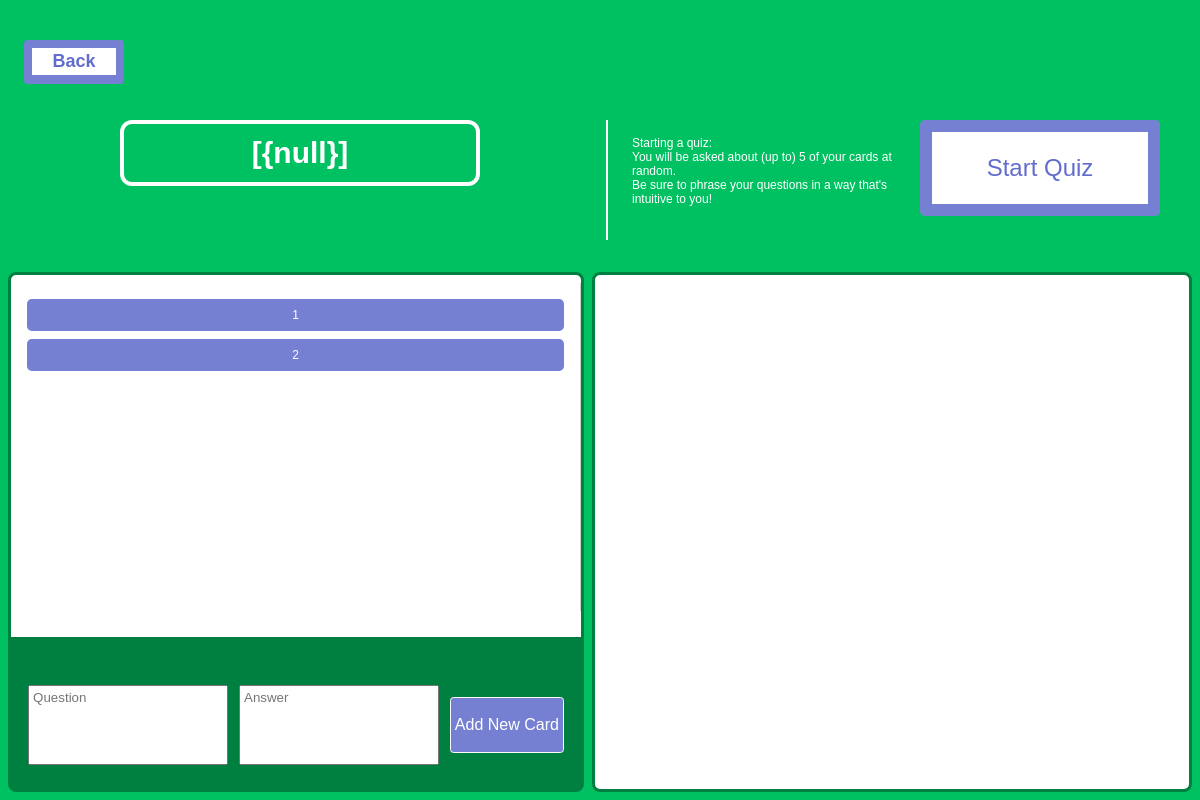
Screenshot of /deck/12 (signed in) with the database file from the repository.
### flashcards.py (models this page shows)
class Deck(db.Model):
    id = db.Column(db.Integer, primary_key=True)
    name = db.Column(db.String(50), nullable=False)
    user_id = db.Column(db.Integer, db.ForeignKey("user.id"), nullable=False)
    cards = db.relationship("Card", backref="deck", lazy=True)

class Card(db.Model):
    id = db.Column(db.Integer, primary_key=True)
    question = db.Column(db.Text, nullable=False)
    answer = db.Column(db.Text, nullable=False)
    deck_id = db.Column(db.Integer, db.ForeignKey("deck.id"), nullable=False)

### flashcards.py (the view)
@app.route("/deck/<int:deck_id>")
def view_deck(deck_id):
    deck = Deck.query.get(deck_id)
    if not deck:
        return redirect(url_for("index"))
    correct_user = User.query.get(deck.user_id)
    if session["user_id"] != correct_user.id:
        print(f"ID mismatch between session ID {session['user_id']} and true ID {correct_user.id}")
        return redirect(url_for("index"))
    print("Viewing Deck with ID", deck_id)
    deck = Deck.query.get_or_404(deck_id)
    cards = Card.query.filter_by(deck_id=deck_id).all()
    return render_template("deck.html", deck=deck, cards=cards)

### templates/deck.html (shortened to what this page needs)
<!DOCTYPE html>
<html>
    <head>
        <link rel="stylesheet" href="../static/styles-deck.css">
    </head>
    <body>
        <a class="back" href="{{  url_for('dashboard')  }}">Back</a>
        <div class="zone-1">
            <h2 class="deck-name" title="{{ deck.name}}">{{ deck.name }}</h2>
            <div class="note-container">
                <div class="note">Starting a quiz:<br>You will be asked about (up to) 5 of your cards at random.<br>Be sure to phrase your questions in a way that's intuitive to you!</div>
            </div>
            <a class="start-quiz" href= "{{ url_for('quiz', deck_id=deck.id)}}">
                Start Quiz
            </a>
        </div>
        <div class="zone-2">
            <div id="card-list">
                {% for card in cards %}
                    <button id="card-btn-{{ card.id }}" class="card" onclick="loadCard('{{ card.id }}', '{{ deck.id }}')" style="display: block; width: 100%; margin-bottom: 0.5rem;">
                        {{ card.question }}
                    </button>
                {% else %}
                    <div id="no-cards">No cards yet</div>
                {% endfor %}
            </div>
            <div class="new-card-zone">
                <form class="new-card-form" action="{{ url_for('add_card', deck_id=deck.id) }}" method="POST">
                    <textarea name="new_question" class="new-question" placeholder="Question" required></textarea>
                    <textarea name="new_answer" class="new-answer" placeholder="Answer" required></textarea>
                    <button class="add-card" type="submit">Add New Card</button>
                </form>
            </div>
        </div>
        <div class="zone-3">
        </div>
    </body>
</html>

### static/styles-deck.css (style rules this page uses)
* { box-sizing: border-box; padding: 0; margin: 0; }
body { width: 100vw; height: 100vh; font-family: sans-serif; overflow: hidden; }
.back { position: absolute; top: 5%; left: 2%; width: 100px; line-height: 1.5; color: #626ccc; background-color: white; border: 0.7cqw solid #7680d3; border-bottom-width: 0.75cqw; border-radius: 4px; text-align: center; font-size: 1.5cqw; font-weight: bold; text-decoration: none; z-index: 5; }
.zone-1 { display: flex; position: relative; width: 100%; height: 100vh; min-width: 100%; justify-content: center; align-items: center; background-color: #00c161; z-index: 1; }
.deck-name { display: block; position: absolute; top: 15vh; left: 10%; width: 30%; padding: 1% 2%; color: white; font-family: sans-serif; font-size: 2.5cqw; overflow: hidden; white-space: nowrap; text-overflow: ellipsis; text-align: center; border: 0.4cqw solid white; border-radius: 1cqw; z-index: 2; }
.note-container { display: flex; position: absolute; top: 15vh; left: 50.5%; width: 26%; height: 15vh; border-left: 0.2cqw solid white; }
.note { position: absolute; top: 2vh; left: 2vw; color: white; font-size: 1cqw; }
.start-quiz { display: flex; position: absolute; top: 15vh; right: 5vh; width: 20%; aspect-ratio: 2.5; border: 1cqw solid #7680d3; color: #626ccc; text-decoration: none; background-color: white; border-radius: 0.4cqw; font-family: sans-serif; font-size: 2cqw; font-weight: normal; align-items: center; justify-content: center; z-index: 2; }
.zone-2 { display: inline-block; position: absolute; vertical-align: top; bottom: 1vh; left: 1vh; width: 48%; height: 65vh; padding-top: 1vh; font-size: 0; background-color: white; border: 0.25cqw solid #008040; border-radius: 1vh; z-index: 2; }
#card-list { display: flex; flex-direction: column; position: absolute; width: 100%; height: 41vh; overflow-y: auto; border-right: 1px solid #ccc; padding: 1rem; padding-bottom: 0; }
.card { display: flex; min-height: 4vh; max-height: 4vh; padding: 1vh 2vh 1vh 2vh; color: white; font-size: 1cqw; background-color: #7680d3; border-width: 0; border-radius: 0.4cqw; overflow: hidden; white-space: nowrap; text-overflow: ellipsis; cursor: pointer; }
.new-card-zone { display: inline-flex; position: absolute; left: 0; bottom: 0; width: 100%; height: 19vh; background-color: #008040; }
.new-question { display: flex; position: absolute; bottom: 3vh; left: 3%; width: 35%; height: 10vh; padding: 0.5vh; font-family: sans-serif; resize: none; }
.new-answer { display: flex; position: absolute; bottom: 3vh; left: 40%; width: 35%; height: 10vh; padding: 0.5vh; font-family: sans-serif; resize: none; }
.add-card { display: flex; position: absolute; bottom: 4.5vh; left: 77%; width: 20%; height: 7vh; font-size: 2vh; color: white; background-color: #7680d3; justify-content: center; align-items: center; border: 0.05cqw solid white; border-radius: 0.3cqw; }
.zone-3 { display: inline-block; position: absolute; vertical-align: top; bottom: 1vh; right: 1vh; width: 50%; height: 65vh; padding-top: 1vh; background-color: white; border: 0.25cqw solid #008040; border-radius: 1vh; z-index: 2; }

### rows the page displays
Deck: name "[{null}]"
Card: question "1"
Card: question "2"
